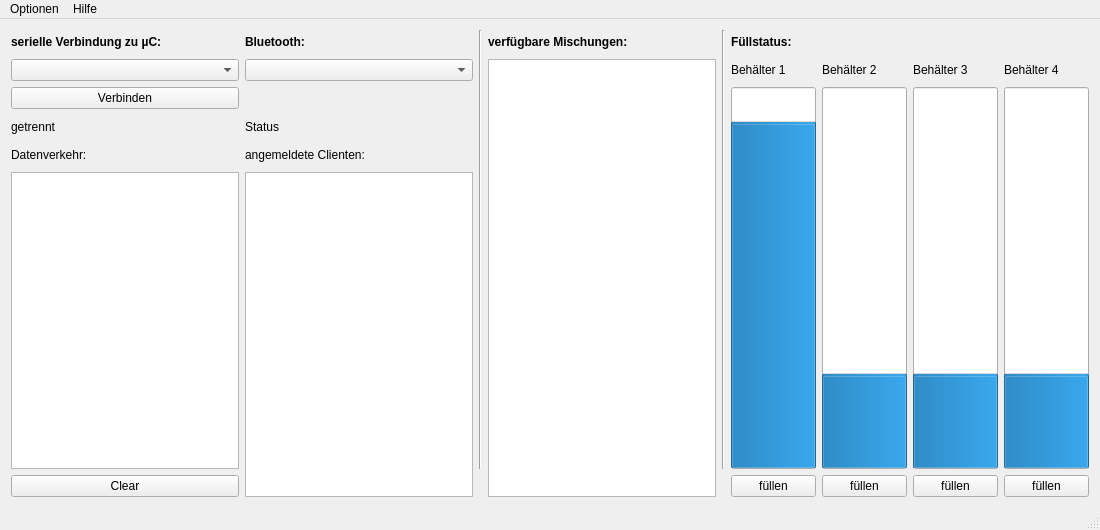
<?xml version="1.0" encoding="UTF-8"?>
<ui version="4.0">
 <class>MainWindow</class>
 <widget class="QMainWindow" name="MainWindow">
  <property name="geometry">
   <rect>
    <x>0</x>
    <y>0</y>
    <width>1100</width>
    <height>530</height>
   </rect>
  </property>
  <property name="windowTitle">
   <string>MainWindow</string>
  </property>
  <widget class="QWidget" name="centralWidget">
   <layout class="QGridLayout" name="gridLayout">
    <item row="1" column="0">
     <widget class="QComboBox" name="comboBox_serial"/>
    </item>
    <item row="0" column="2" rowspan="18">
     <widget class="Line" name="line">
      <property name="orientation">
       <enum>Qt::Vertical</enum>
      </property>
     </widget>
    </item>
    <item row="2" column="7" rowspan="16">
     <widget class="QProgressBar" name="progressBar_Contaner_3">
      <property name="minimumSize">
       <size>
        <width>85</width>
        <height>0</height>
       </size>
      </property>
      <property name="maximum">
       <number>100</number>
      </property>
      <property name="value">
       <number>24</number>
      </property>
      <property name="orientation">
       <enum>Qt::Vertical</enum>
      </property>
      <property name="format">
       <string>%p %</string>
      </property>
     </widget>
    </item>
    <item row="1" column="5">
     <widget class="QLabel" name="label_5">
      <property name="text">
       <string>Behälter 1</string>
      </property>
     </widget>
    </item>
    <item row="0" column="4" rowspan="18">
     <widget class="Line" name="line_2">
      <property name="orientation">
       <enum>Qt::Vertical</enum>
      </property>
     </widget>
    </item>
    <item row="4" column="0">
     <widget class="QLabel" name="label_4">
      <property name="text">
       <string>Datenverkehr:</string>
      </property>
     </widget>
    </item>
    <item row="1" column="1">
     <widget class="QComboBox" name="comboBox_BT_local_Bluetooth_Adapter"/>
    </item>
    <item row="2" column="5" rowspan="16">
     <widget class="QProgressBar" name="progressBar_Contaner_1">
      <property name="minimumSize">
       <size>
        <width>85</width>
        <height>0</height>
       </size>
      </property>
      <property name="maximum">
       <number>100</number>
      </property>
      <property name="value">
       <number>90</number>
      </property>
      <property name="alignment">
       <set>Qt::AlignLeading|Qt::AlignLeft|Qt::AlignVCenter</set>
      </property>
      <property name="orientation">
       <enum>Qt::Vertical</enum>
      </property>
      <property name="format">
       <string>%p %</string>
      </property>
     </widget>
    </item>
    <item row="1" column="7">
     <widget class="QLabel" name="label_7">
      <property name="text">
       <string>Behälter 3</string>
      </property>
     </widget>
    </item>
    <item row="0" column="1">
     <widget class="QLabel" name="label_BT_headline">
      <property name="font">
       <font>
        <weight>75</weight>
        <bold>true</bold>
       </font>
      </property>
      <property name="text">
       <string>Bluetooth:</string>
      </property>
     </widget>
    </item>
    <item row="2" column="8" rowspan="16">
     <widget class="QProgressBar" name="progressBar_Contaner_4">
      <property name="minimumSize">
       <size>
        <width>85</width>
        <height>0</height>
       </size>
      </property>
      <property name="maximum">
       <number>100</number>
      </property>
      <property name="value">
       <number>24</number>
      </property>
      <property name="orientation">
       <enum>Qt::Vertical</enum>
      </property>
      <property name="format">
       <string>%p %</string>
      </property>
     </widget>
    </item>
    <item row="3" column="0">
     <widget class="QLabel" name="label_status">
      <property name="text">
       <string>getrennt</string>
      </property>
     </widget>
    </item>
    <item row="0" column="5" colspan="4">
     <widget class="QLabel" name="label_3">
      <property name="font">
       <font>
        <weight>75</weight>
        <bold>true</bold>
       </font>
      </property>
      <property name="text">
       <string>Füllstatus:</string>
      </property>
     </widget>
    </item>
    <item row="2" column="6" rowspan="16">
     <widget class="QProgressBar" name="progressBar_Contaner_2">
      <property name="minimumSize">
       <size>
        <width>85</width>
        <height>0</height>
       </size>
      </property>
      <property name="maximum">
       <number>100</number>
      </property>
      <property name="value">
       <number>24</number>
      </property>
      <property name="orientation">
       <enum>Qt::Vertical</enum>
      </property>
      <property name="format">
       <string>%p %</string>
      </property>
     </widget>
    </item>
    <item row="1" column="8">
     <widget class="QLabel" name="label_8">
      <property name="text">
       <string>Behälter 4</string>
      </property>
     </widget>
    </item>
    <item row="0" column="3">
     <widget class="QLabel" name="label_2">
      <property name="font">
       <font>
        <weight>75</weight>
        <bold>true</bold>
       </font>
      </property>
      <property name="text">
       <string>verfügbare Mischungen:</string>
      </property>
     </widget>
    </item>
    <item row="4" column="1">
     <widget class="QLabel" name="label_BT_clients">
      <property name="text">
       <string>angemeldete Clienten:</string>
      </property>
     </widget>
    </item>
    <item row="0" column="0">
     <widget class="QLabel" name="label">
      <property name="font">
       <font>
        <weight>75</weight>
        <bold>true</bold>
       </font>
      </property>
      <property name="text">
       <string>serielle Verbindung zu µC:</string>
      </property>
     </widget>
    </item>
    <item row="1" column="6">
     <widget class="QLabel" name="label_6">
      <property name="text">
       <string>Behälter 2</string>
      </property>
     </widget>
    </item>
    <item row="3" column="1">
     <widget class="QLabel" name="label_BT_status_connection">
      <property name="text">
       <string>Status</string>
      </property>
     </widget>
    </item>
    <item row="2" column="0">
     <widget class="QPushButton" name="pushButton_connect">
      <property name="text">
       <string>Verbinden</string>
      </property>
     </widget>
    </item>
    <item row="18" column="5">
     <widget class="QPushButton" name="pushButton_fill_C1">
      <property name="text">
       <string>füllen</string>
      </property>
     </widget>
    </item>
    <item row="18" column="6">
     <widget class="QPushButton" name="pushButton_fill_C2">
      <property name="text">
       <string>füllen</string>
      </property>
     </widget>
    </item>
    <item row="18" column="7">
     <widget class="QPushButton" name="pushButton_fill_C3">
      <property name="text">
       <string>füllen</string>
      </property>
     </widget>
    </item>
    <item row="18" column="8">
     <widget class="QPushButton" name="pushButton_fill_C4">
      <property name="text">
       <string>füllen</string>
      </property>
     </widget>
    </item>
    <item row="1" column="3" rowspan="18">
     <widget class="QListWidget" name="listWidget"/>
    </item>
    <item row="5" column="1" rowspan="14">
     <widget class="QListWidget" name="listWidget_BT_Clienten"/>
    </item>
    <item row="18" column="0">
     <widget class="QPushButton" name="pushButton_clearSerialTraffic">
      <property name="text">
       <string>Clear</string>
      </property>
     </widget>
    </item>
    <item row="5" column="0" rowspan="13">
     <widget class="QListWidget" name="listWidget_serial_traffic">
      <property name="minimumSize">
       <size>
        <width>0</width>
        <height>0</height>
       </size>
      </property>
     </widget>
    </item>
   </layout>
  </widget>
  <widget class="QMenuBar" name="menuBar">
   <property name="geometry">
    <rect>
     <x>0</x>
     <y>0</y>
     <width>1100</width>
     <height>19</height>
    </rect>
   </property>
   <widget class="QMenu" name="menuOptionen">
    <property name="title">
     <string>Optionen</string>
    </property>
    <addaction name="actionEinstellungen"/>
    <addaction name="actionMischungen_bearbeiten"/>
    <addaction name="separator"/>
    <addaction name="actionBeenden"/>
   </widget>
   <widget class="QMenu" name="menuHilfe">
    <property name="title">
     <string>Hilfe</string>
    </property>
    <addaction name="action_ber"/>
   </widget>
   <addaction name="menuOptionen"/>
   <addaction name="menuHilfe"/>
  </widget>
  <widget class="QStatusBar" name="statusBar"/>
  <action name="actionMischungen_bearbeiten">
   <property name="text">
    <string>Mischungen bearbeiten</string>
   </property>
  </action>
  <action name="action_ber">
   <property name="text">
    <string>Über</string>
   </property>
  </action>
  <action name="actionBeenden">
   <property name="text">
    <string>Beenden</string>
   </property>
  </action>
  <action name="actionEinstellungen">
   <property name="text">
    <string>Einstellungen</string>
   </property>
  </action>
 </widget>
 <layoutdefault spacing="6" margin="11"/>
 <resources/>
 <connections/>
</ui>
